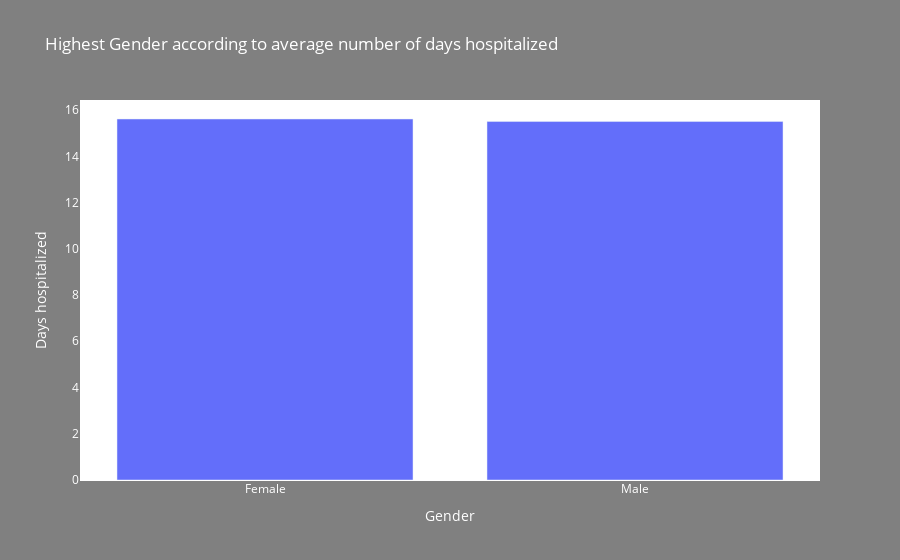
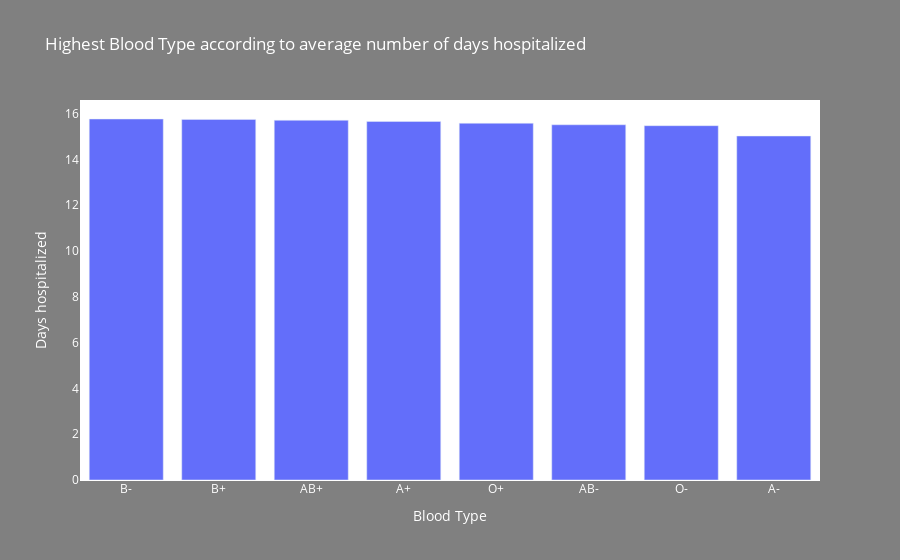
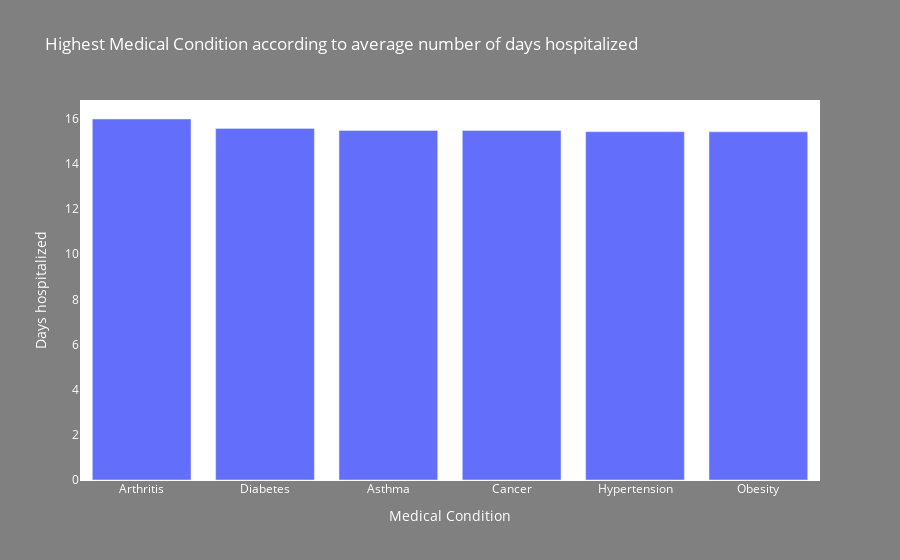
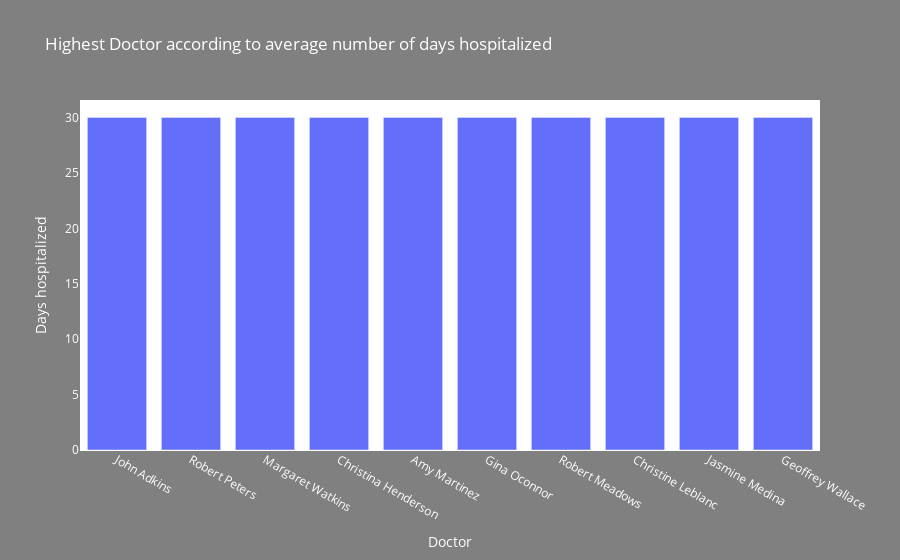

The cell these charts' notebook holds for them, in order:
### Code cell
# Highest 'Features' according to average number of days hospitalized

for i in cols:
    
    if i == 'Gender':

        char_bar = df.groupby(['Gender'])[['Days hospitalized']].mean().reset_index()
        char_bar = char_bar.sort_values(by=("Days hospitalized"), ascending=False)

        top = char_bar.head(10)
        fig = go.Figure()
        fig.add_trace(go.Bar(x=top['Gender'], y=top["Days hospitalized"]))

        fig.update_layout(title='Highest Gender according to average number of days hospitalized',
                          xaxis_title='Gender',
                          yaxis_title= "Days hospitalized",
                          plot_bgcolor='white', 
                          paper_bgcolor='gray',  
                          font=dict(color='white'))

        pyo.init_notebook_mode(connected=True)
        pyo.iplot(fig)

    else:
        char_bar = df.groupby([i])[['Days hospitalized']].mean().reset_index()
        char_bar = char_bar.sort_values(by=("Days hospitalized"), ascending=False)

        top = char_bar.head(10)
        fig = go.Figure()
        fig.add_trace(go.Bar(x=top[i], y=top['Days hospitalized']))

        fig.update_layout(title="Highest " + i + " according to average number of days hospitalized",
                          xaxis_title= i,
                          yaxis_title= "Days hospitalized",
                          plot_bgcolor='white', 
                          paper_bgcolor='gray',  
                          font=dict(color='white'))

        pyo.init_notebook_mode(connected=True)
        pyo.iplot(fig)

### Figure 1 — Plotly figure (JSON) as saved in the notebook; plotly's stock layout.template omitted (floating-point values rounded to 4 significant figures)
{"data": [{"type": "bar", "x": ["Female", "Male"], "y": [15.62, 15.51]}], "layout": {"autosize": true, "font": {"color": "white"}, "paper_bgcolor": "gray", "plot_bgcolor": "white", "title": {"text": "Highest Gender according to average number of days hospitalized"}, "xaxis": {"autorange": true, "range": [-0.5, 1.5], "title": {"text": "Gender"}, "type": "category"}, "yaxis": {"autorange": true, "range": [0, 16.44], "title": {"text": "Days hospitalized"}, "type": "linear"}}}

### Figure 2 — Plotly figure (JSON) as saved in the notebook; plotly's stock layout.template omitted (floating-point values rounded to 4 significant figures)
{"data": [{"type": "bar", "x": ["B-", "B+", "AB+", "A+", "O+", "AB-", "O-", "A-"], "y": [15.77, 15.75, 15.71, 15.66, 15.58, 15.52, 15.48, 15.03]}], "layout": {"autosize": true, "font": {"color": "white"}, "paper_bgcolor": "gray", "plot_bgcolor": "white", "title": {"text": "Highest Blood Type according to average number of days hospitalized"}, "xaxis": {"autorange": true, "range": [-0.5, 7.5], "title": {"text": "Blood Type"}, "type": "category"}, "yaxis": {"autorange": true, "range": [0, 16.6], "title": {"text": "Days hospitalized"}, "type": "linear"}}}

### Figure 3 — Plotly figure (JSON) as saved in the notebook; plotly's stock layout.template omitted (floating-point values rounded to 4 significant figures)
{"data": [{"type": "bar", "x": ["Arthritis", "Diabetes", "Asthma", "Cancer", "Hypertension", "Obesity"], "y": [15.99, 15.57, 15.48, 15.48, 15.43, 15.42]}], "layout": {"autosize": true, "font": {"color": "white"}, "paper_bgcolor": "gray", "plot_bgcolor": "white", "title": {"text": "Highest Medical Condition according to average number of days hospitalized"}, "xaxis": {"autorange": true, "range": [-0.5, 5.5], "title": {"text": "Medical Condition"}, "type": "category"}, "yaxis": {"autorange": true, "range": [0, 16.83], "title": {"text": "Days hospitalized"}, "type": "linear"}}}

### Figure 4 — Plotly figure (JSON) as saved in the notebook; plotly's stock layout.template omitted (floating-point values rounded to 4 significant figures)
{"data": [{"type": "bar", "x": ["John Adkins", "Robert Peters", "Margaret Watkins", "Christina Henderson", "Amy Martinez", "Gina Oconnor", "Robert Meadows", "Christine Leblanc", "Jasmine Medina", "Geoffrey Wallace"], "y": [30, 30, 30, 30, 30, 30, 30, 30, 30, 30]}], "layout": {"autosize": true, "font": {"color": "white"}, "paper_bgcolor": "gray", "plot_bgcolor": "white", "title": {"text": "Highest Doctor according to average number of days hospitalized"}, "xaxis": {"autorange": true, "range": [-0.5, 9.5], "title": {"text": "Doctor"}, "type": "category"}, "yaxis": {"autorange": true, "range": [0, 31.58], "title": {"text": "Days hospitalized"}, "type": "linear"}}}
